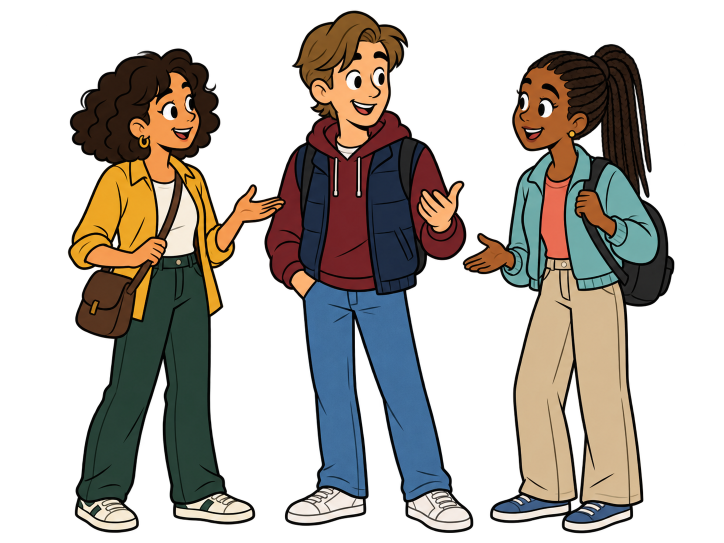
#> input picture assets/characters/_raw/students_group_1.png, 1448 x 1086 px (shown at 1/2 size)
$ python -i remove_bg.py   (imports and definitions only)
#> lines starting #> are read from the running program, lines starting #| are printed output that depends on the picture; after the words box and inside, x2 and y2 are one past the last pixel; in counts of white or black regions, pixels touching at a corner belong together
#!/usr/bin/env python3
"""Remove the baked-in checkerboard/light background from character PNGs.

The images were exported as RGB (no alpha): the "transparent" background is
actually painted as near-white / light-grey pixels. Characters have thick dark
outlines, so we can safely remove the light, low-saturation region that is
connected to the image border, then clean the anti-aliasing halo.
"""

import sys
import pathlib
import numpy as np
from PIL import Image, ImageFilter
from scipy import ndimage

# Tunables
SAT_MAX = 18       # max (channel spread) to count as "grey/desaturated"
BRIGHT_MIN = 205   # min channel value to count as "light" background candidate
HALO_BRIGHT = 224  # light foreground pixels near the edge treated as halo
HALO_DIST = 3      # px radius around background to hunt halo pixels

SRC_DIR = pathlib.Path(sys.argv[1]) if len(sys.argv) > 1 else pathlib.Path.cwd()
RAW_DIR = SRC_DIR / "_raw"


def remove_background(path: pathlib.Path) -> None:
    img = Image.open(path).convert("RGB")
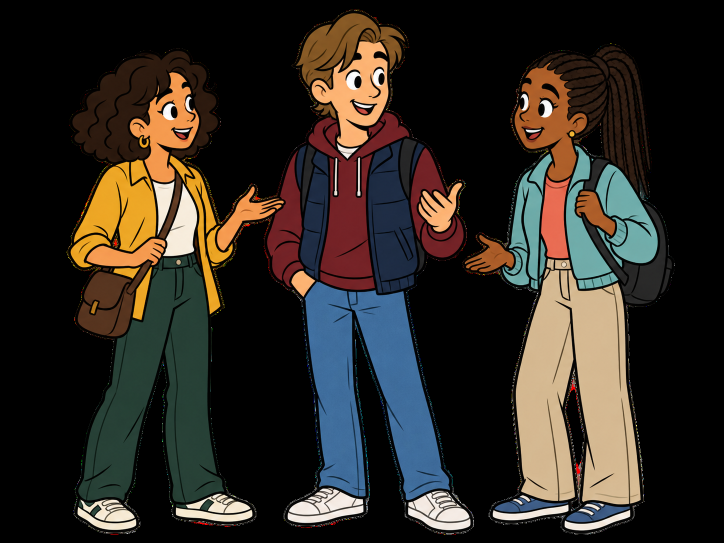
#> img: PIL image 1448x1086 RGB (shown at 1/2 size); mean R, G, B 47.5, 41.7, 35.1
    rgb = np.asarray(img).astype(np.int16)
    h, w, _ = rgb.shape
#> h = 1086; w = 1448

    mx = rgb.max(axis=2)
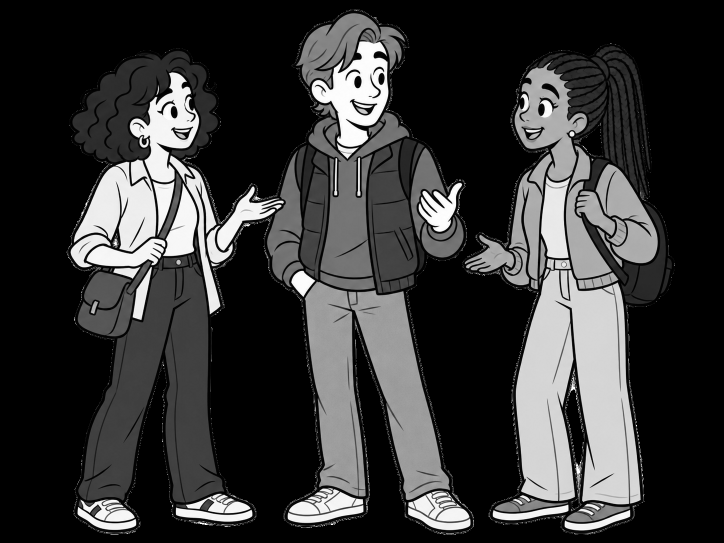
#> mx: shape (1086, 1448) int16 (shown at 1/2 size); min 0, max 255, mean 55.3
    mn = rgb.min(axis=2)
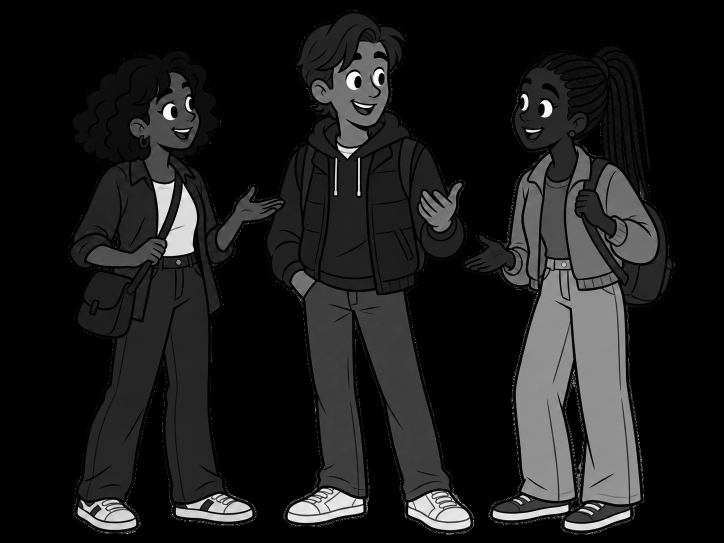
#> mn: shape (1086, 1448) int16 (shown at 1/2 size); min 0, max 255, mean 27.9
    sat = mx - mn
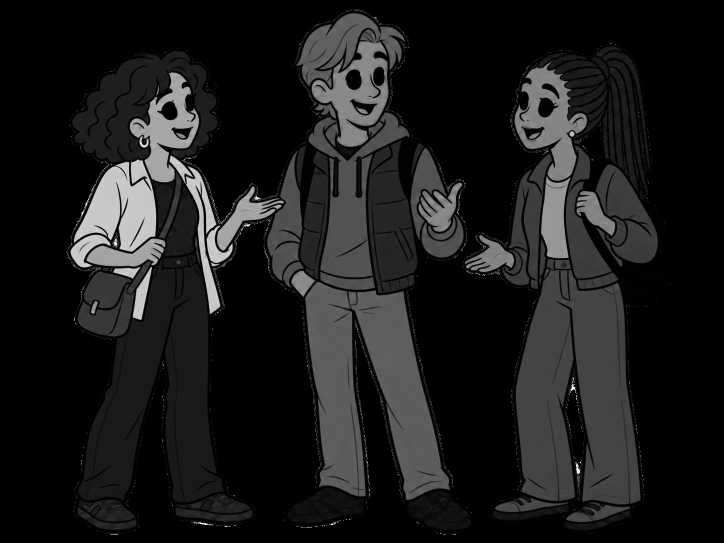
#> sat: shape (1086, 1448) int16 (shown at 1/2 size); min 0, max 255, mean 27.4

    # Background candidate: light AND desaturated
    candidate = (sat <= SAT_MAX) & (mn >= BRIGHT_MIN)
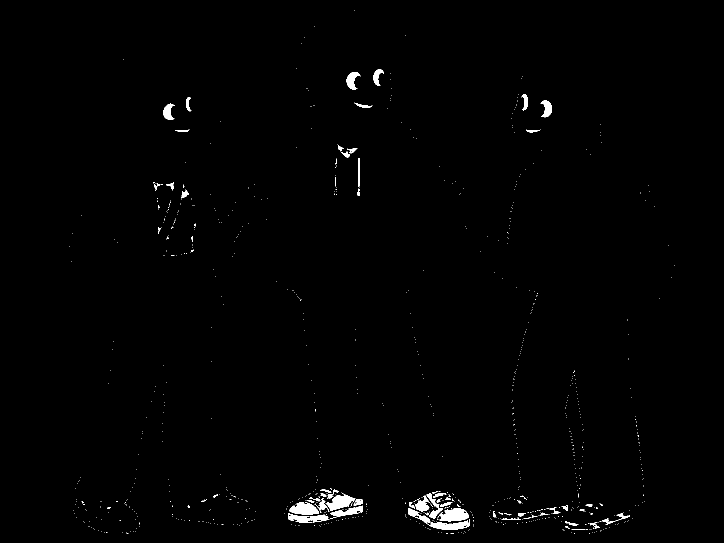
#> candidate: shape (1086, 1448) bool (shown at 1/2 size); 0.87% white; 893 white regions (831 under 20 px), largest, box (x1, y1, x2, y2) and area: (875, 1016, 938, 1043) 1111, (651, 986, 711, 1022) 1012, (579, 1004, 638, 1029) 1011

    # Keep only the candidate region connected to the image border
    labels, n = ndimage.label(candidate)
#> labels: shape (1086, 1448) int32; 1030 distinct labels, from 0 to 1029
#> n = 1029
    border_labels = set(labels[0, :]) | set(labels[-1, :]) | \
        set(labels[:, 0]) | set(labels[:, -1])
#> border_labels = 1 item
    border_labels.discard(0)
    bg = np.isin(labels, list(border_labels))
#> bg: shape (1086, 1448) bool; every value is 0

    # Halo: light, desaturated foreground pixels hugging the background edge
    near_bg = ndimage.binary_dilation(bg, iterations=HALO_DIST)
    halo = near_bg & (~bg) & (sat <= SAT_MAX) & (mn >= HALO_BRIGHT)
    bg = bg | halo

    # Build alpha and soften the edge slightly
    alpha = np.where(bg, 0, 255).astype(np.uint8)
#> alpha: shape (1086, 1448); every value is 255
    alpha_img = Image.fromarray(alpha).filter(ImageFilter.GaussianBlur(0.8))

    out = np.dstack([np.asarray(img), np.asarray(alpha_img)])
    Image.fromarray(out, "RGBA").save(path)

    removed = bg.mean() * 100
#> removed = 0
#> (the run stopped early here; a loop or call above may not have finished)
